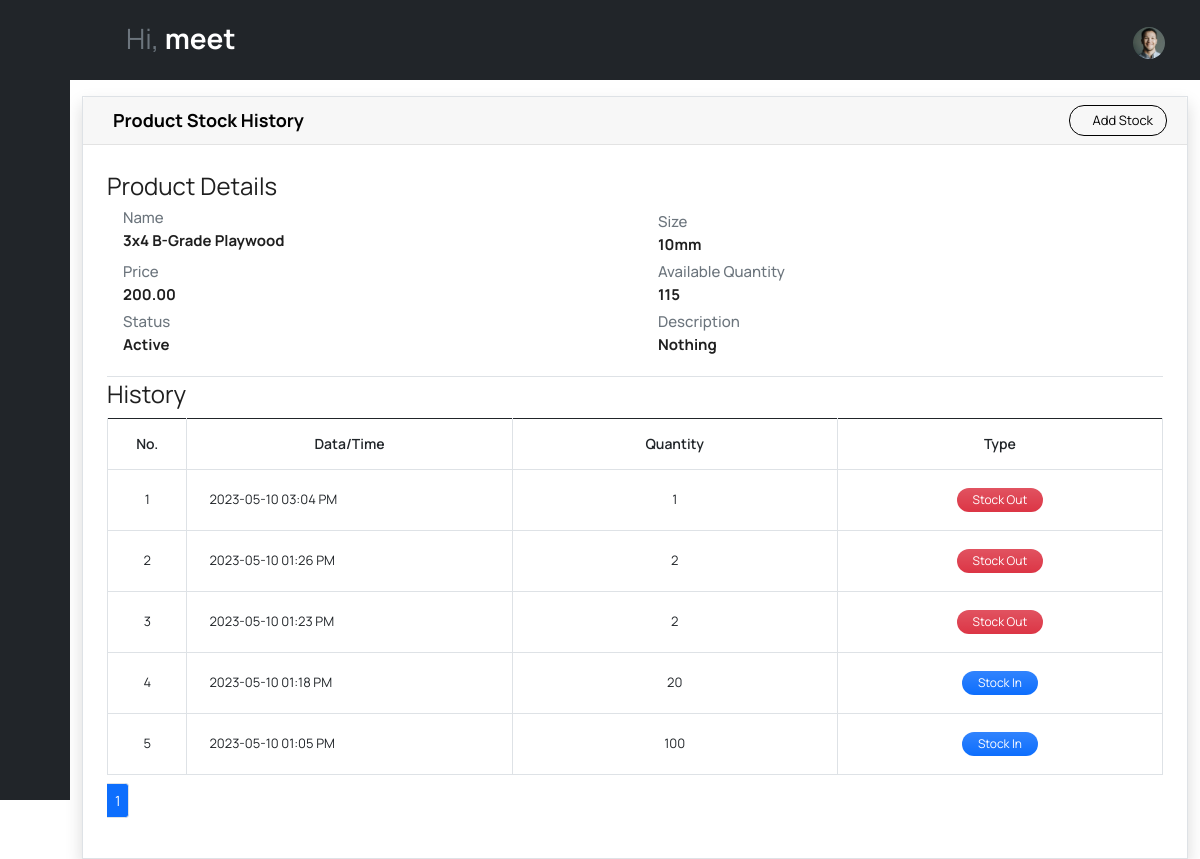
/showproduct/1/?page=2 (signed in), run on an earlier commit of the app's database.
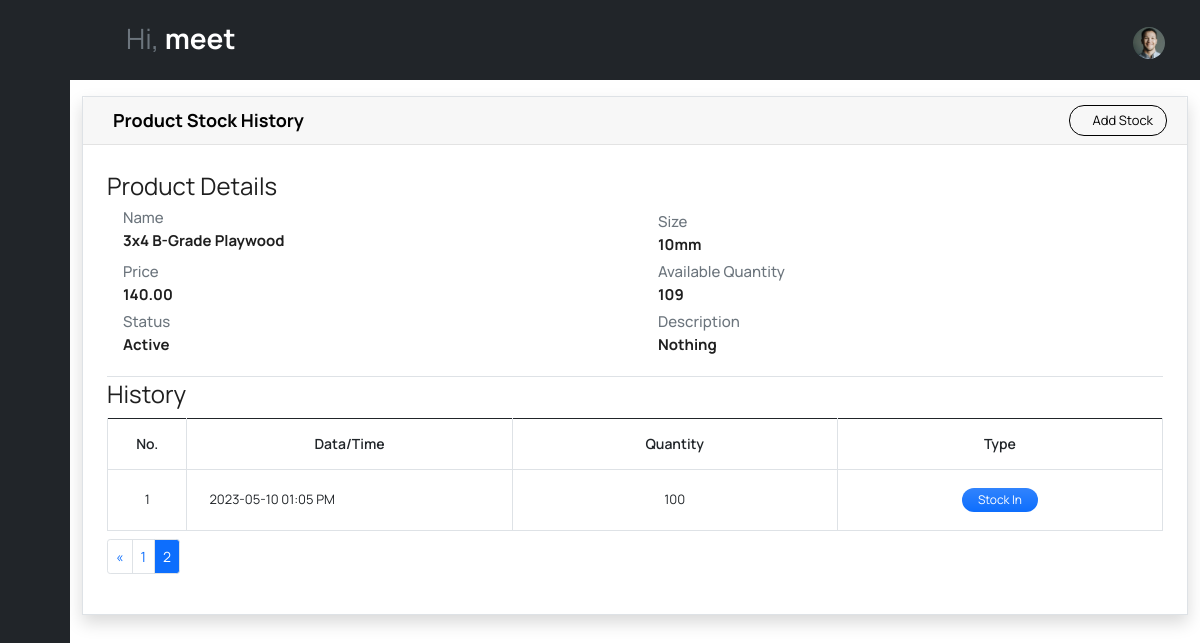
And on a later commit of the database.
### invApp/models.py (models this page shows, shortened)
class Product(models.Model):
    id = models.AutoField(primary_key=True, serialize=False, auto_created=True)
    name=models.CharField(max_length=350)
    size = models.CharField(max_length=50)
    description = models.TextField(blank=True, null=True)
    price = models.DecimalField(default=0, decimal_places=2, max_digits=10)
    totalquantity = models.IntegerField(default=0)
    status = models.CharField(max_length=2, choices=(('1','Active'),('2','Inactive')), default=1)
    date_created = models.DateTimeField(default=timezone.now)
    date_updated = models.DateTimeField(auto_now=True)

class stockhistory(models.Model):
    id = models.AutoField(primary_key=True, serialize=False, auto_created=True)
    itemname = models.CharField(max_length=350,blank=True, null=True)
    itemsize = models.CharField(max_length=50)
    itemquntity = models.IntegerField(default=0)
    status = models.CharField(max_length=2, choices=(('1','Stock in'),('2','Stock out')), default=1)
    date_created = models.DateTimeField(default=timezone.now)

### invApp/views.py (the view)
# urls.py: path('showproduct/<str:product_id>/', show_product, name="showproduct"),
@login_required
def show_product(request, product_id):
    product = get_object_or_404(Product, id=product_id)
    stock = stockhistory.objects.filter(itemname=product.name, itemsize = product.size)
    stock = stock.order_by('-id')
    paginator = Paginator(stock, 10)
    page = request.GET.get('page')
    stocks = paginator.get_page(page)
    if stock:
        context = {'product': product, 'stocks': stocks}
    else:
        context = {'product': product}
    return render(request, 'showproduct.html', context)

### templates/showproduct.html (shortened to what the changed rows need)
{% extends 'base.html' %}
{% block body %}
<div class="container pt-3">
<div class="card card-default border shadow rounded-0">
    <div class="card-body">
        <div class="conteiner-fluid">
            <fieldset class="border-bottom">
                <dl>
                    <div class="row">
                        <div class="col-md">
                            <dt class="text-secondary h6">Name</dt>
                            <dd class="fw-bold mt-1 h6">{{ product.name }}</dd>
                        </div>
                        <div class="col-md mt-1">
                            <dt class="text-secondary h6">Size</dt>
                            <dd class="fw-bold mt-1 h6">{{ product.size }}</dd>
                        </div>
                    </div>
                    <div class="row">
                        <div class="col-md mt-1">
                            <dt class="text-secondary h6">Price</dt>
                            <dd class="fw-bold mt-1 h6">{{ product.price }}</dd>
                        </div>
                        <div class="col-md mt-1">
                            <dt class="text-secondary h6">Available Quantity</dt>
                            <dd class="fw-bold mt-1 h6">{{ product.totalquantity }}</dd>
                        </div>
                    </div>
                </dl>
            </fieldset>
            <fieldset>
                <div class="table-responsive">
                <table class="table table-bordered" id="stock-tbl">
                    <colgroup>
                    </colgroup>
                    <thead>
                        <th class="text-center">No.</th>
                        <th class="text-center">Data/Time</th>
                        <th class="text-center">Quantity</th>
                        <th class="text-center">Type</th>
                    </thead>
                    <tbody>
                        {% if stocks %}
                        {% for stock in stocks %}
                        <tr>
                            <td class="text-center">{{ forloop.counter }}</td>
                            <td class="">{{ stock.date_created|date:"Y-m-d h:i A" }}</td>
                            <td class="text-center">{{ stock.itemquntity }}</td>
                            <td class="text-center">
                                {% if stock.status == '1' %}
                                <span class="badge px-3 rounded-pill bg-primary bg-gradient">Stock In</span> {% else %}
                                <span class="badge px-3 rounded-pill bg-danger bg-gradient">Stock Out</span> {% endif %}
                            </td>
                        </tr>
                        {% endfor %}
                        {% endif %}
                    </tbody>
                </table>
                <thead>
                    <tr>
                    <td colspan="5">
                        <div class="pagination mt-2">
                        <ul class="pagination pagination-sm">
                            <li class="page-item">
                            {% if stocks.has_previous %}
                            <a href="?page=1" class="page-link">&laquo;</a>
                            </li>
                            <li class="page-item">
                            <a href="?page={{ stocks.previous_page_number }}" class="page-link">{{stocks.previous_page_number}}</a>
                            </li>
                            {% endif %}
                            <li class="page-item active">
                            <span class="current-page page-link">{{ stocks.number }}</span>
                            </li>
                        </ul>
                        </div>
                    </td>
                    </tr>
                </thead>
            </div>
            </fieldset>
        </div>
    </div>
</div>
</div>
{% endblock body %}

What changed in the data, as far as the page shows it:
no longer on this page (row unchanged): stockhistory: date_created "2023-05-10 03:04 PM", itemquntity "1", status "Stock Out"
no longer on this page (row unchanged): stockhistory: date_created "2023-05-10 01:26 PM", itemquntity "2", status "Stock Out"
no longer on this page (row unchanged): stockhistory: date_created "2023-05-10 01:23 PM", itemquntity "2", status "Stock Out"
no longer on this page (row unchanged): stockhistory: date_created "2023-05-10 01:18 PM", itemquntity "20", status "Stock In"
changed Product "3x4 B-Grade Playwood": price "200.00" → "140.00"; totalquantity "115" → "109"
Also different on the page:
{{ stocks.previous_page_number }}: (not shown) → "1"
{{ stocks.number }}: "1" → "2"
